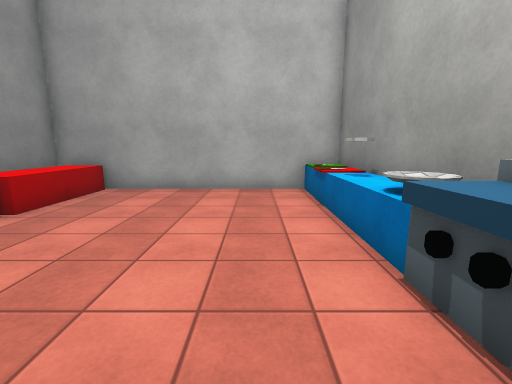
View 1 (above)

15 first-person views from a walk through a 3-D level made in the Unity game engine. The camera is 1.4 m above the floor, tilts 10° down and sees 90° across. Doors are open. The floor is counted in squares, 1 m on a side. Each view is taken from the middle of a square. On the plan, view 1 faces up. The plan holds only what a view shows up to about 13 squares ahead; the rest is blank. The place goes on beyond the plan. The player character is not drawn. Some surface patterns are stand-ins.

View 2
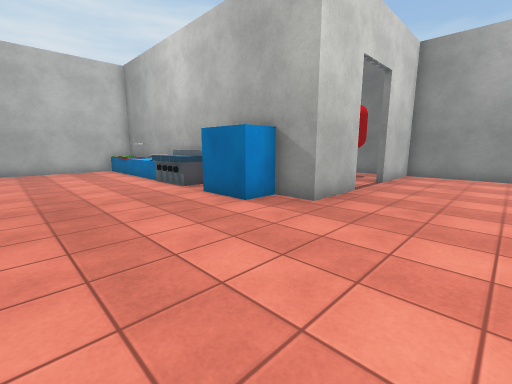

View 3
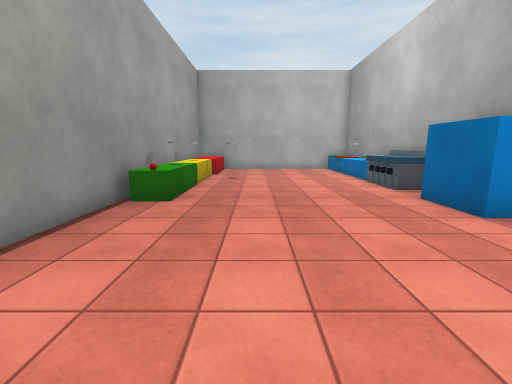

View 4
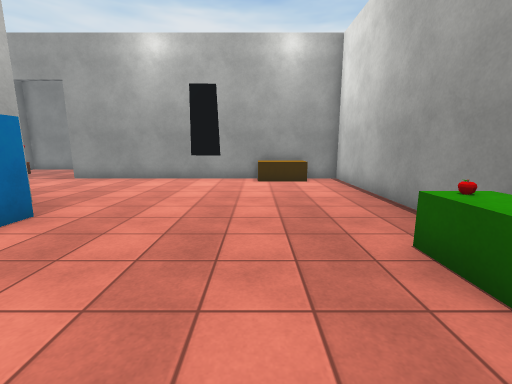

View 5
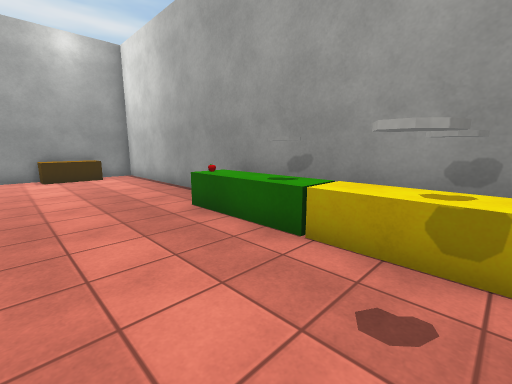

View 6
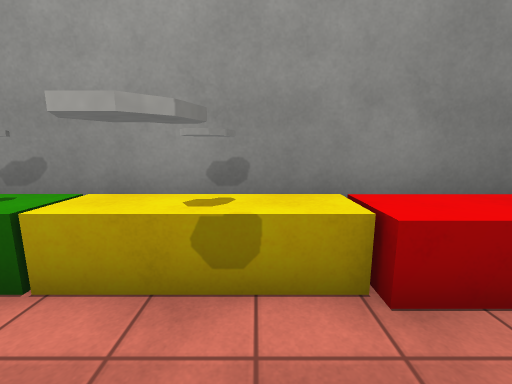

View 7
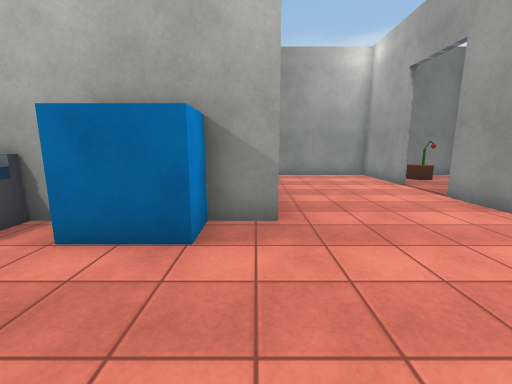

View 8
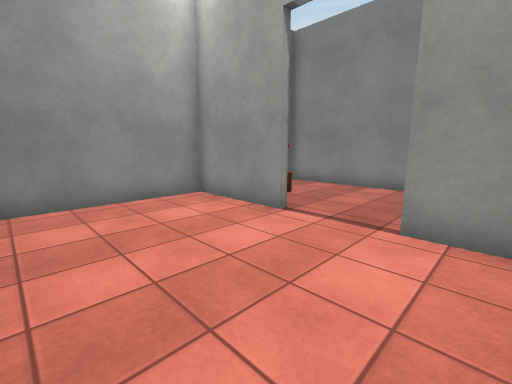

View 9
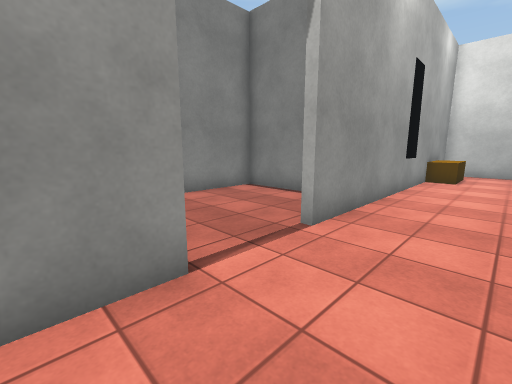

View 10
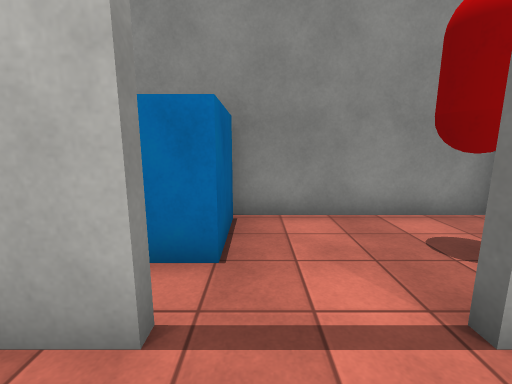

View 11
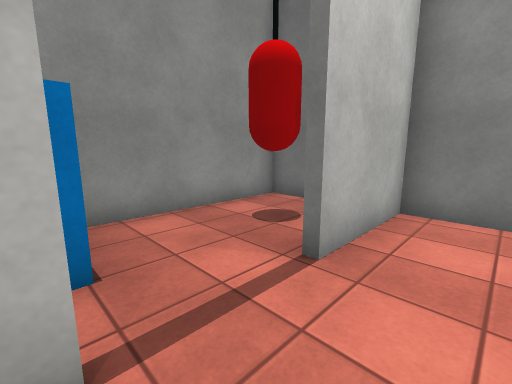

View 12
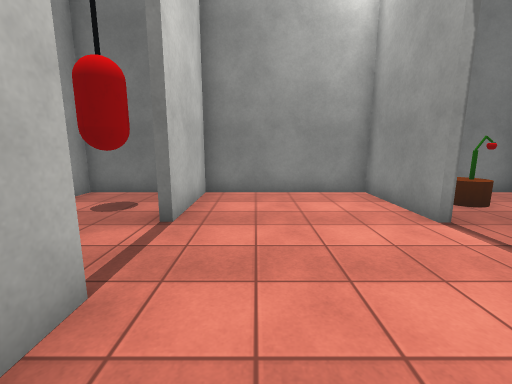

View 13
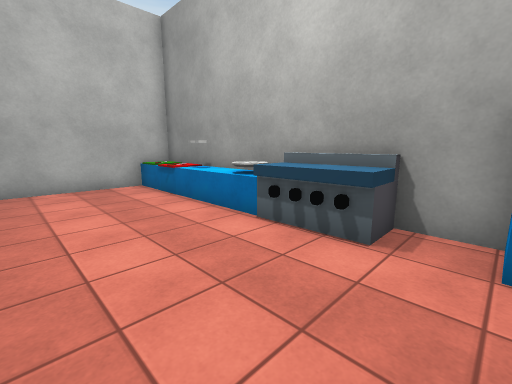

View 14
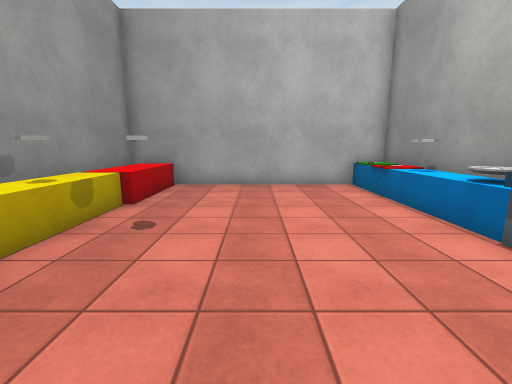

View 15
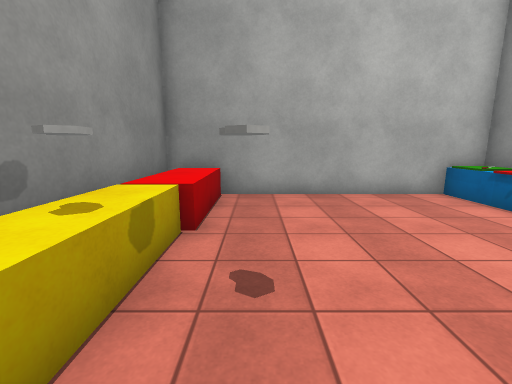

### Floor plan
Key: @ floor where view 1 was taken; # wall or solid block; . floor; D open door; = window, fence, low wall or low ledge; ^ raised ledge; A apple; O other object.
Columns run from 7 left of view 1 to 11 right of it. Each row starts with its distance up from view 1.
  9 ###########
  8 #^^......O#
  7 #^^......O#
  6 #^^......##
  5 #^^......O#
  4 #O^O.....O#
  3 #O=O.....O#
  2 #^^......O#
  1 #O=......O#
  0 #^^....@.O#
 -1 #A^......## #######
 -2 #........## #...#.#
 -3 #........####...#.#
 -4 #.........###..####
 -5 #.................#
 -6 #.................#
 -7 #.................#
 -8 #.................#
 -9 #.OOO.............#
-10 ####D########..####
-11          #......OO
-12          #......O.#
-13          #........#
-14          ##########

Positions as (right, up) in squares from view 1, and headings:
1: (0, 0), facing up
2: (-3, -8), facing up-right
3: (-3, -8), facing up
4: (-3, 2), facing down
5: (-2, 4), facing down-left
6: (-3, 4), facing left
7: (-2, -4), facing right
8: (4, -5), facing down-right
9: (9, -7), facing down-left
10: (6, -6), facing up
11: (5, -6), facing up-right
12: (3, -6), facing right
13: (-2, -1), facing up-right
14: (-2, -1), facing up
15: (-4, 1), facing up
